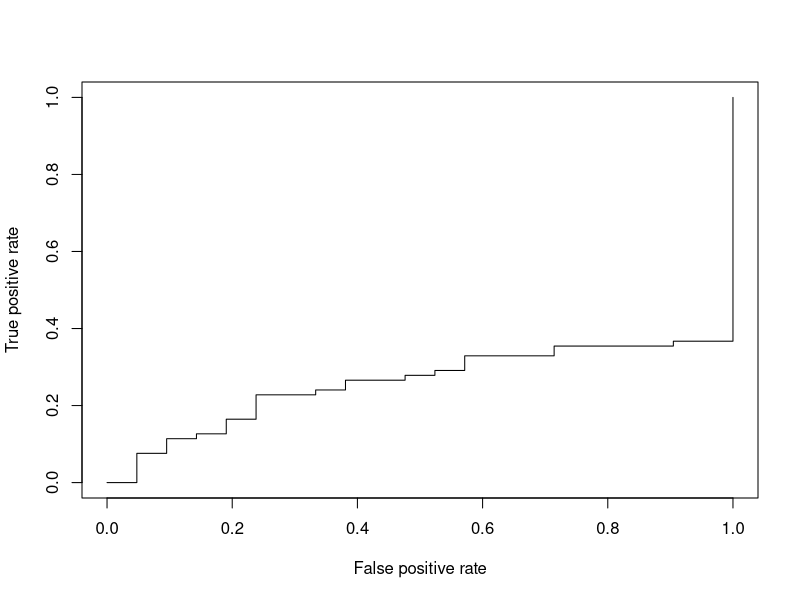
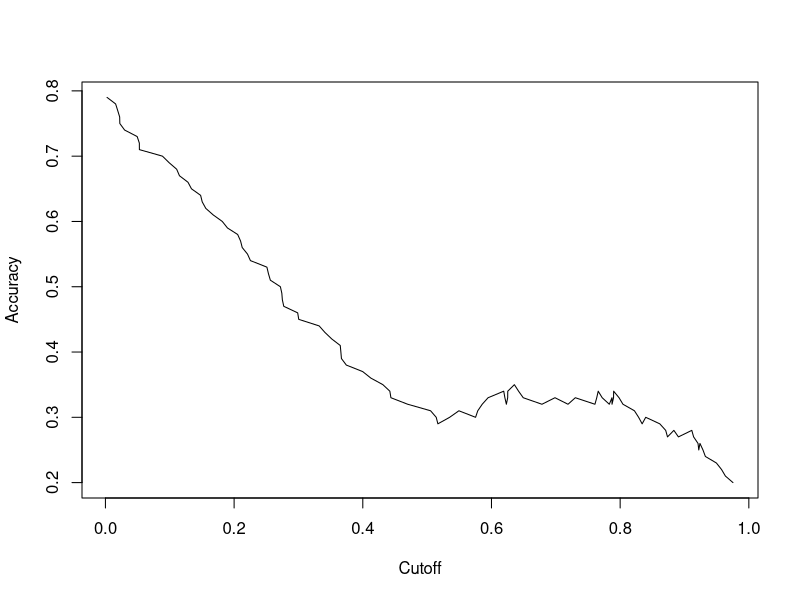

Source code (R) for these figures, in order:
# ROC 커브
# ROCR::prediction
# ROCR::performance

set.seed(137)
probs <- runif(100)
labels <- as.factor(ifelse(probs > .5 & runif(100) < .4, "A","B"))

library(ROCR)
pred <- prediction(probs, labels)
plot(performance(pred, "tpr", "fpr"))
plot(performance(pred, "acc", "cutoff"))
performance(pred, "auc")
